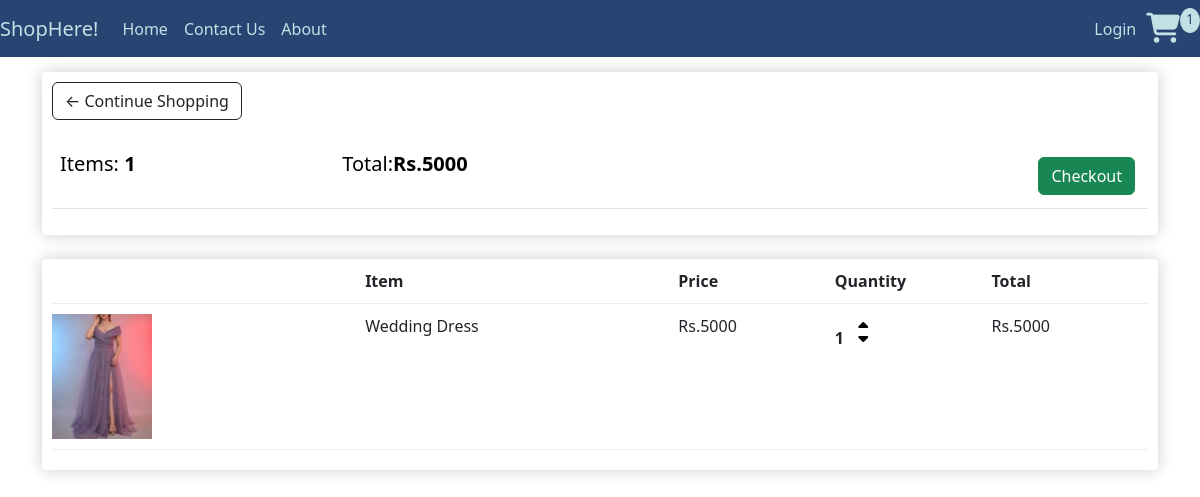
The app's page /cart/ (signed in), older data.
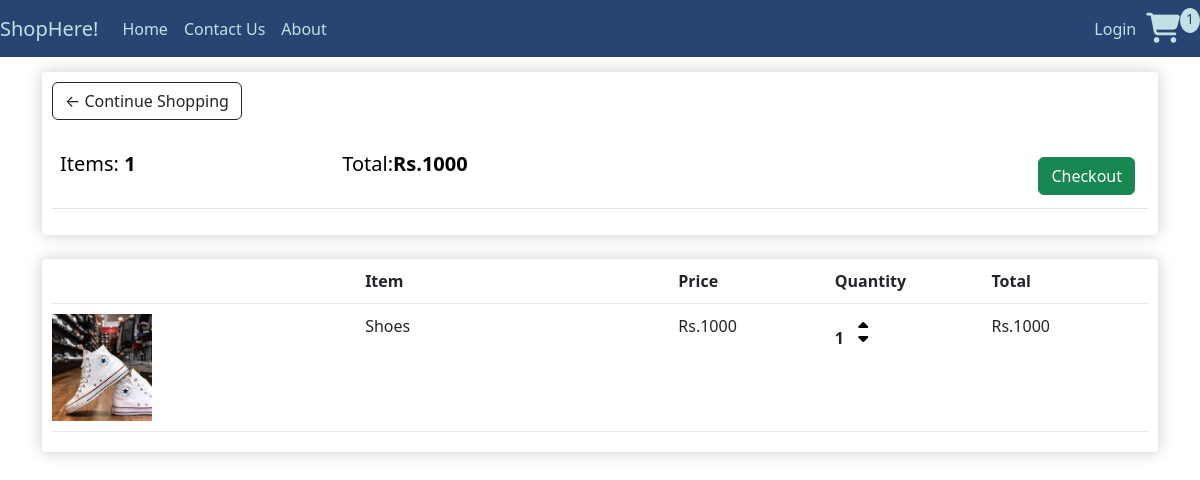
The same page, newer data.
### shop/models.py (models this page shows, shortened)
class Order(models.Model):
    customer=models.ForeignKey(Customer,on_delete=models.SET_NULL,null=True,blank=True)
    date_ordered=models.DateTimeField(auto_now_add=True)
    complete=models.BooleanField(default=False)
    transaction_id=models.CharField(max_length=100,null=True)
    @property
    def get_cart_total(self):
        orderitems=self.orderitem_set.all()
        total=sum([item.get_total for item in orderitems])
        return total
    @property
    def get_cart_items(self):
        orderitems=self.orderitem_set.all()
        total=sum([item.quantity for item in orderitems])
        return total

class OrderItem(models.Model):
    product=models.ForeignKey(Product_details,on_delete=models.SET_NULL,null=True)
    order=models.ForeignKey(Order,on_delete=models.SET_NULL,null=True)
    quantity=models.IntegerField(default=0,null=True,blank=True)
    date_added=models.DateTimeField(auto_now_add=True)
    @property
    def get_total(self):
        total=self.product.price*self.quantity
        return total

class Product_details(models.Model):
    prod_id=models.AutoField
    prod_name=models.CharField(max_length=30)
    prod_desc=models.TextField()
    image = models.ImageField(upload_to='product/images', default="")
    price = models.IntegerField(default=0)
    pub_date=models.DateField(auto_now_add=True)
    category=models.CharField(max_length=50,default="Sale")
    digital = models.BooleanField(default=False, null=True, blank=True)

### shop/views.py (the view)
# urls.py: path('cart/',views.cart,name='Cart'),
def cart(request):
    data=cartData(request)
    cartItems=data['cartItems']
    order=data['order']
    items=data['items']
    context={'items':items,'order':order,'cartItems':cartItems}
    return render(request,'cart.html',context)

### shop/utilis.py (called while the page is built)
def cartData(request):
    if request.user.is_authenticated:
        customer=request.user.customer
        order,created=Order.objects.get_or_create(customer=customer,complete=False)
        items=order.orderitem_set.all()
        cartItems=order.get_cart_items
    else:
        cookieData = cookieCart(request)
        cartItems = cookieData['cartItems']
        order = cookieData['order']
        items = cookieData['items']
    return {'cartItems':cartItems,'order':order,'items':items}

### shop/templates/cart.html
{% extends 'index.html' %}
{% load static %}
{% block body %}
<div class="row">
    <div class="col-lg-12">
        <div class="box-element">
            <a class="btn btn-outline-dark" href="{% url 'index' %}">&#x2190; Continue Shopping</a>
            <br>
            <br>
            <table class="table">
                <tr>
                    <th>
                        <h5>Items: <strong>{{order.get_cart_items}}</strong></h5>
                    </th>
                    <th>
                        <h5>Total:<strong>Rs.{{order.get_cart_total}}</strong></h5>
                    </th>
                    <th>
                        <a style="float:right; margin:5px;" class="btn btn-success"
                            href="{% url 'Checkout' %}">Checkout</a>
                    </th>
                </tr>
            </table>
        </div>
        <br>
        <div class="box-element">
            <div class="cart-row">
                <div style="flex:2"></div>
                <div style="flex:2"><strong>Item</strong></div>
                <div style="flex:1"><strong>Price</strong></div>
                <div style="flex:1"><strong>Quantity</strong></div>
                <div style="flex:1"><strong>Total</strong></div>
            </div>
            {% for item in items %}
            <div class="cart-row">
                <div style="flex:2"><img class="row-image" src="/media/{{item.product.image}}"></div>
                <div style="flex:2">
                    <p>{{item.product.prod_name}}</p>
                </div>
                <div style="flex:1">
                    <p>Rs.{{item.product.price}}</p>
                </div>
                <div style="flex:1">
                    <p class="quantity">{{item.quantity}}</p>
                    <div class="quantity">
                        <a data-product="{{item.product.id}}" data-action="add" class=" icons update-cart">
                            <i class="fa-solid fa-caret-up " id=" chg-quantity"></i>
                        </a>
                        <a data-product="{{item.product.id}}" data-action="remove" class=" icons update-cart">
                            <i class="fa-solid fa-caret-down " id="chg-quantity"></i>
                        </a>
                    </div>
                </div>
                <div style="flex:1">
                    <p>Rs.{{item.get_total}}</p>
                </div>
            </div>
            {% endfor %}
        </div>
    </div>
</div>
{% endblock %}

Row changes from the older to the newer data that the page shows:
no longer on this page (row edited): Order: get_cart_items "1", get_cart_total "5000"
no longer on this page (row unchanged): OrderItem: product.image (picture), product.prod_name "Wedding Dress", product.price "5000", quantity "1", get_total "5000"
added Order: get_cart_items "1", get_cart_total "1000"
added OrderItem: product.image (picture), product.prod_name "Shoes", product.price "1000", quantity "1", get_total "1000"
